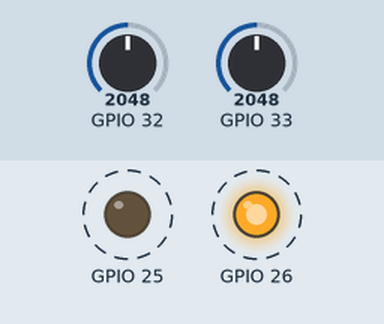
This sketch was run on a simulated ESP32. Parts: output pins drawn as LEDs (lit = HIGH). Dashed ring = blinking. The inputs (shaded band) are chosen by the test bench; at power-on: GPIO 32 = 2048, GPIO 33 = 2048. What the sketch prints to the serial monitor is not drawn.

Above: at 0.05 s.
Timing chart, 0 to 3.0 s (numbered marks = the images above):
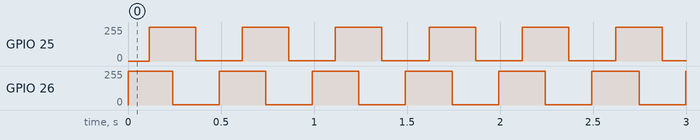

The sketch:

Ejercicio_27.ino
```cpp
int GRADOS=0, SENO=0, COSENO=0, AMPLITUD=127;
TaskHandle_t LECTURA_ADC;

void setup()
{
  xTaskCreatePinnedToCore(
  LECTURA_Analogica,
  "ADC",
  10000,
  NULL,
  1,
  &LECTURA_ADC,
  0);

  Serial.begin(250000);
}

void loop()
{
  for(GRADOS=0; GRADOS<360; GRADOS++)
  {
    SENO=AMPLITUD*sin((GRADOS*PI)/180);
    COSENO=AMPLITUD*cos((GRADOS*PI)/180);
    dacWrite(25,(127+SENO));
    dacWrite(26,(127+COSENO));
    delayMicroseconds(1388);
  }
}

void LECTURA_Analogica(void* pvParameters)
{
  while(true)
  {
    Serial.print(analogRead(32));
    Serial.print("\t");
    Serial.println(analogRead(33));
    delayMicroseconds(4164);
  }
}
```

Measured:
- by itself, GPIO 25, GPIO 26: alternates 253/255 for 0.25 s and 1/255 for 0.25 s
